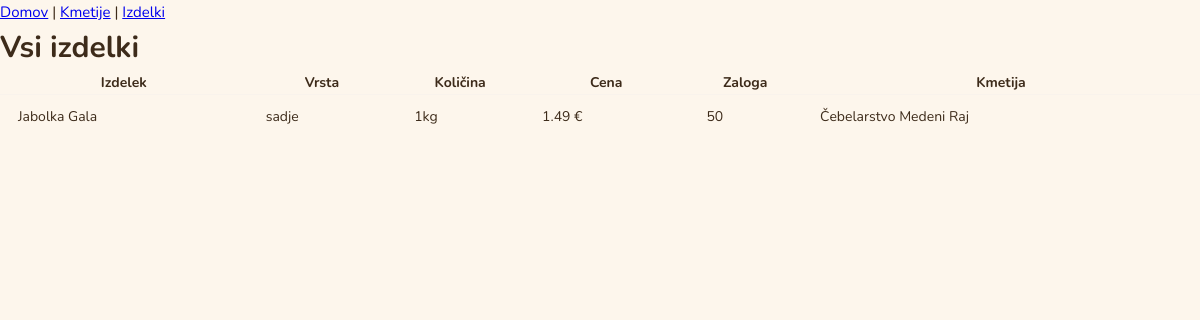
Page /products on the committed database.
### tables this page shows
CREATE TABLE Izdelek (
    id INTEGER PRIMARY KEY AUTOINCREMENT,
    ime_izdelka TEXT NOT NULL,
    vrsta TEXT,
    kolicina TEXT,
    cena REAL NOT NULL,
    zaloga INTEGER DEFAULT 0,
    id_kmetije INTEGER,
    FOREIGN KEY (id_kmetije) REFERENCES Kmetija(id)
);

CREATE TABLE Kmetija (
    id INTEGER PRIMARY KEY AUTOINCREMENT,
    ime_kmetije TEXT NOT NULL,
    vrsta_kmetije TEXT,
    delovni_cas TEXT,
    kraj TEXT,
    regija TEXT,
    telefonska_stevilka TEXT,
    spletna_stran TEXT,
    id_uporabnika INTEGER,
    FOREIGN KEY (id_uporabnika) REFERENCES Uporabnik(id)
);

### web.py (the view)
@app.route('/products')
def products():
    izdelki = query("""
        SELECT i.*, k.ime_kmetije
        FROM Izdelek i
        JOIN Kmetija k ON i.id_kmetije = k.id
    """)
    return render_template('products.html', izdelki=izdelki)

### database.py (called while the page is built)
def get_connection():
    conn = sqlite3.connect(DB_PATH)
    conn.row_factory = sqlite3.Row  # Omogoča dostop do podatkov po imenih stolpcev
    return conn

def query(sql, params=()):
    conn = get_connection()
    try:
        cursor = conn.cursor()
        cursor.execute(sql, params)
        result = cursor.fetchall()
        return result
    finally:
        conn.close()

### templates/products.html (shortened to what this page needs)
<!DOCTYPE html>
<html lang="sl">
<head>
    <link rel="stylesheet" href="{{ url_for('static', filename='style.css') }}">
</head>
<body>
    <nav>
        <a href="/">Domov</a> |
        <a href="/farms">Kmetije</a> |
        <a href="/products">Izdelki</a>
    </nav>
    {% if regija %}
        <h1>Izdelki v regiji: {{ regija }}</h1>
    {% else %}
        <h1>Vsi izdelki</h1>
    {% endif %}
    <table>
        <tr>
            <th>Izdelek</th>
            <th>Vrsta</th>
            <th>Količina</th>
            <th>Cena</th>
            <th>Zaloga</th>
            <th>Kmetija</th>
        </tr>
        {% for i in izdelki %}
        <tr>
            <td>{{ i.ime_izdelka }}</td>
            <td>{{ i.vrsta }}</td>
            <td>{{ i.kolicina }}</td>
            <td>{{ i.cena }} €</td>
            <td>{{ i.zaloga }}</td>
            <td>{{ i.ime_kmetije }}</td>
        </tr>
        {% endfor %}
    </table>
</body>
</html>

### static/style.css (style rules this page uses)
* { box-sizing: border-box; margin: 0; padding: 0; }
body { font-family: 'Nunito', sans-serif; background: #FDF6EC; color: #3D2B1A; font-size: 15px; line-height: 1.6; }
table { width: 100%; border-collapse: collapse; font-size: 14px; }
tbody tr { border-bottom: 1.5px solid #F9F3EC; transition: background 0.1s; }
tbody tr:last-child { border-bottom: none; }
tbody td { padding: 11px 18px; color: #3D2B1A; }

### rows in the picture
Izdelek: ime_izdelka "Jabolka Gala", vrsta "sadje", kolicina "1kg", cena "1.49", zaloga "50", ime_kmetije "Čebelarstvo Medeni Raj"
